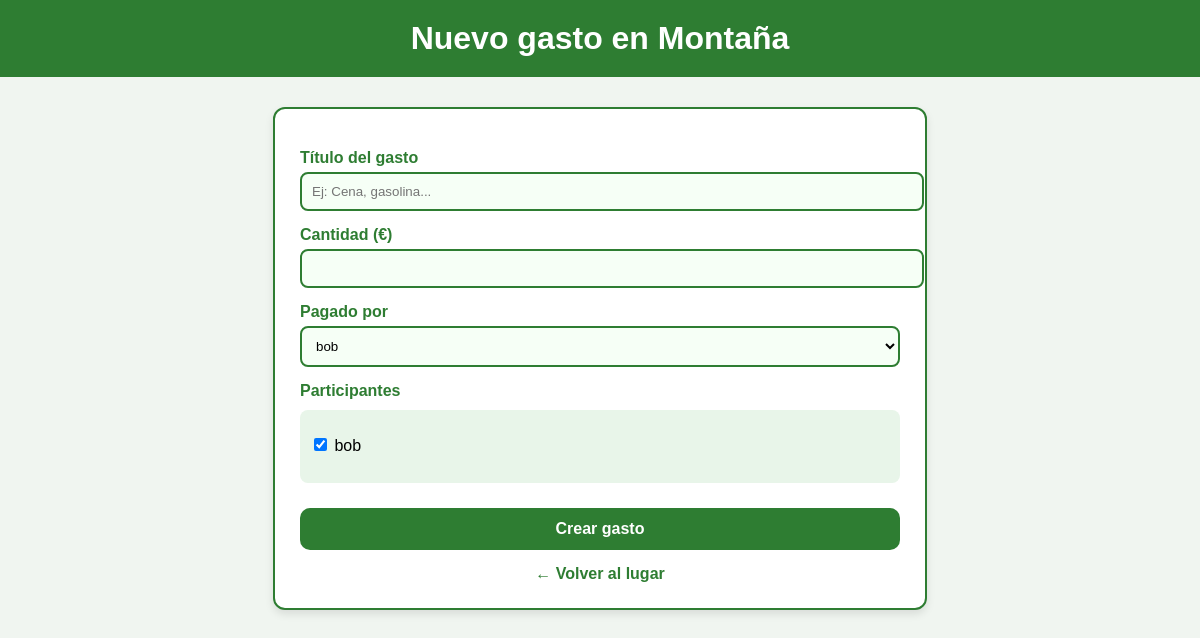
/lugares/11/gastos/crear/, run on an earlier commit of the app's database.
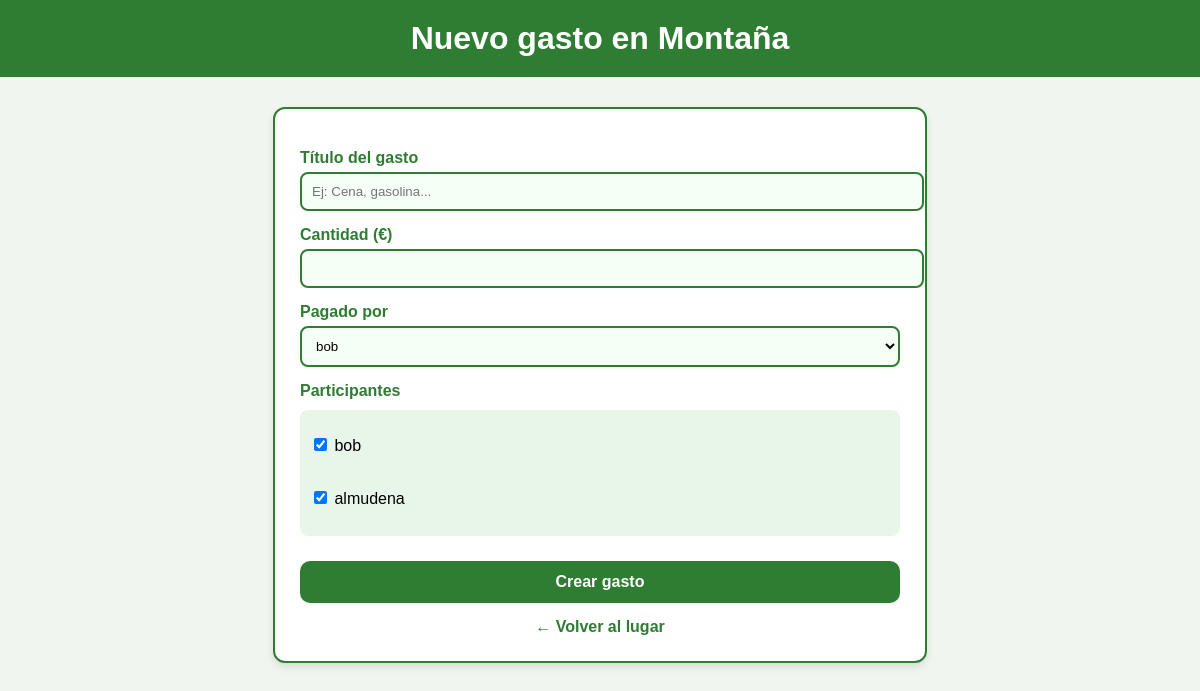
And on a later commit of the database.
### trips/models.py (models this page shows, shortened)
class MiembroLugar(models.Model):
    lugar = models.ForeignKey(Lugar, on_delete=models.CASCADE, related_name='miembros')
    usuario = models.ForeignKey(Usuario, on_delete=models.CASCADE)
    fecha_union = models.DateTimeField(auto_now_add=True)
    class Meta:
        unique_together = ('lugar', 'usuario')

### trips/views.py (the view, shortened to what this page needs)
# urls.py: path("lugares/<int:lugar_id>/gastos/crear/", CrearGastoFormView.as_view(), name="crear_gasto"),
class CrearGastoFormView(View):
    def get(self, request, lugar_id):
        lugar = get_object_or_404(Lugar, pk=lugar_id)
        miembros = MiembroLugar.objects.filter(lugar=lugar)
        return render(request, "trips/crear_gasto.html", {
            "lugar": lugar,
            "miembros": miembros
        })

### trips/templates/trips/crear_gasto.html (shortened to what this page needs)
<!DOCTYPE html>
<html lang="es">
<head>
</head>
<body>
<header>
    <h1>Nuevo gasto en {{ lugar.nombre }}</h1>
</header>
<div class="container">
    <form method="POST">
        <label>Título del gasto</label>
        <input type="text" name="titulo" placeholder="Ej: Cena, gasolina..." required>
        <label>Cantidad (€)</label>
        <input type="number" name="cantidad" step="0.01" required>
        <label>Pagado por</label>
        <select name="pagado_por" required>
            {% for m in miembros %}
                <option value="{{ m.usuario.id }}">
                    {{ m.usuario.username }}
                </option>
            {% endfor %}
        </select>
        <label>Participantes</label>
        <div class="checkbox-group">
            {% for m in miembros %}
                <label>
                    <input type="checkbox" name="usuarios" value="{{ m.usuario.id }}" checked>
                    {{ m.usuario.username }}
                </label><br>
            {% endfor %}
        </div>
        <button type="submit">Crear gasto</button>
    </form>
    <a href="{% url 'detalle_lugar' lugar.id %}" class="volver">← Volver al lugar</a>
</div>
</body>
</html>

What changed in the data, as far as the page shows it:
added MiembroLugar: usuario.username "almudena"
